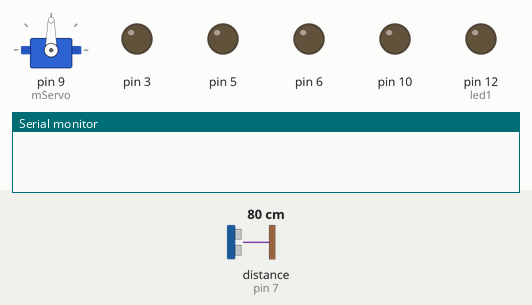
The sketch below on a simulated Arduino Uno, built with avr-gcc and run on an emulated ATmega328P. On the bench: servo, output pins drawn as LEDs (lit = HIGH), the last lines printed to the serial monitor. The test bench sets the inputs (shaded band); at power-on: distance to the obstacle (sensor on pin 7) 80 cm. The echo pulse lasts 58.3 µs per cm; pins used as bus, display or sensor lines are not drawn.

Above: at 0.05 s.
At 3.05 s:
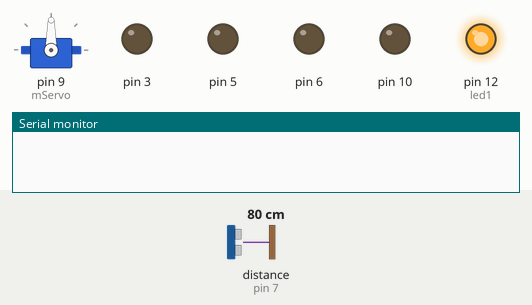
At 5.15 s:
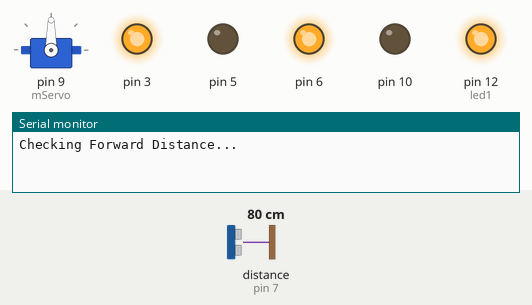
At 6.75 s:
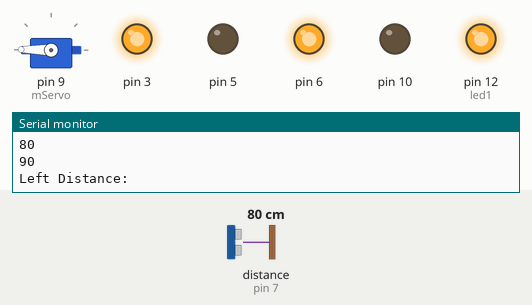
At 9.65 s:
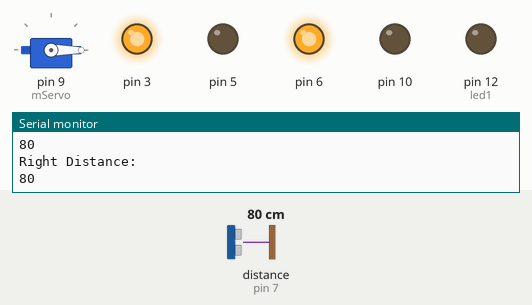
At 11.95 s:
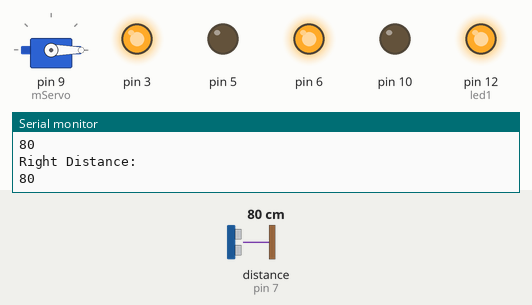
Timing chart, 0 to 17.7 s (numbered marks = the images above):
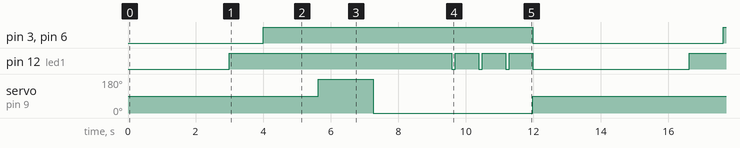

Measured:
- by itself, pin 3, pin 6: alternates HIGH for 8.0 s and LOW for 5.6 s
- by itself, pin 12 (led1): repeats every 13.6 s: 3 × (LOW 0.10 s, HIGH 0.70 s), LOW 4.6 s, HIGH 6.6 s
- by itself, servo on pin 9 (mServo): repeats every 13.6 s: 0° 4.7 s, 90° 7.3 s, 179° 1.6 s

The sketch:

RollingRelease_2_debug.ino
```cpp
#include<Servo.h>
int led1=12;           //attach an LED to pin 12
Servo mServo;


class Movement
{
  int a1,a2,b1,b2;
public:
  Movement(int a,int b,int c,int d)
  {
    b1 = a;
    a1 = b;
    b2 = c;
    a2 = d;

    pinMode(a,OUTPUT);
    pinMode(b,OUTPUT);

    pinMode(c,OUTPUT);
    pinMode(d,OUTPUT);
  }


  void reset()
  {
    digitalWrite(b1,LOW);
    digitalWrite(a1,LOW);
    digitalWrite(a2,LOW);
    digitalWrite(b2,LOW);

  }
  void turnLeft()
  {
    digitalWrite(b1,HIGH);
    digitalWrite(a1,LOW);
    digitalWrite(a2,HIGH);
    digitalWrite(b2,LOW);
  }
  void turnRight()
  {
    digitalWrite(a1,HIGH);
    digitalWrite(b1,LOW);
    digitalWrite(a2,LOW);
    digitalWrite(b2,HIGH);
  }
  void goForward()
  {
    digitalWrite(b1,HIGH);
    digitalWrite(b2,HIGH);
    digitalWrite(a1,LOW);
    digitalWrite(a2,LOW);
  }
  void goBackward()
  {
    digitalWrite(b1,LOW);
    digitalWrite(b2,LOW);
    digitalWrite(a1,HIGH);
    digitalWrite(a2,HIGH);
  }

};
int echo,trigger;
int setPorts(int ec,int tr)
{
  echo = ec;
  trigger = tr;
  pinMode(ec,INPUT);
  pinMode(tr,OUTPUT);

}


int getDistance()
{
  int sum=0;
  for(int i=0;i<25;i++)
  {
    digitalWrite(trigger,HIGH);
    delayMicroseconds(15);
    digitalWrite(trigger,LOW);
    int a = pulseIn(echo,HIGH);
    a/=58;
    sum+=a;
  }
  return sum/25;
}

Movement motor (3,5,6,10);

void setup()
{
  mServo.attach(9);
  Serial.begin(9600);
  pinMode(led1,OUTPUT);
  setPorts(7,8);
}

void loop()
{
  delay(3000);
  digitalWrite(led1,HIGH);
  delay(1000);
  motor.goForward();
  delay(1000);
  int a = getDistance();
  if(a>=0 && a<=200)
  {
    int left,right;
    Serial.println("Checking Forward Distance...    ");
    Serial.print(a,DEC);

    Serial.println("");

    int currentAngle = mServo.read();
    Serial.println(currentAngle,DEC);
    delay(500);

    mServo.write(179);
    delay(1000);
    Serial.println("Left Distance: ");
    Serial.print((left=getDistance()),DEC);
    Serial.println("");

    delay(500);

    mServo.write(0);
    delay(1000);
    Serial.println("Right Distance: ");
    Serial.print((right=getDistance()),DEC);
    Serial.println("");

    delay(500);

    if(left<right && (right-left)>=5) {
      Serial.println("Turn right MAN!");
      motor.turnRight();
      delay(700);
      motor.reset();
    }

    else if(left>right && (left-right)>=5)
    {
      Serial.println("Turn left MAN!");
      motor.turnLeft();
      delay(700);
      motor.reset();
    }
    else
    {
      blink();
      motor.reset();
    }


    mServo.write(currentAngle);            //Replace the currentAngle with 90
    delay(500);
  }
  //else if(a>200 && a<350}

  Serial.println(getDistance());
  delay(1000);
}


void blink(){
    digitalWrite(led1,HIGH);
    delay(700);
    digitalWrite(led1,LOW);
    delay(100);
    digitalWrite(led1,HIGH);
    delay(700);
    digitalWrite(led1,LOW);
    delay(100);
    digitalWrite(led1,HIGH);
    delay(700);
    digitalWrite(led1,LOW);
    delay(100);
    digitalWrite(led1,HIGH);
    delay(700);
    digitalWrite(led1,LOW);
  }
```
